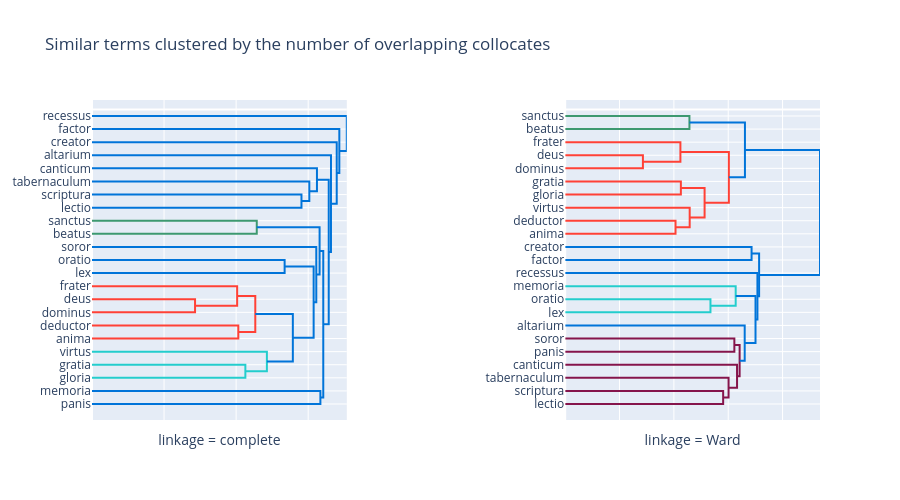

The cell this chart's notebook holds for it:
### Markdown cell above
Distributional similarity *via* collocational overlap may be used to discover term clusters.

### Code cell
# default linkage method = complete
dendro1 = ff.create_dendrogram(collDiffs.all2all(coll_sets)[2], 
                              orientation='left', labels=labels)
# let's switch linkage method to Ward
dendro2 = ff.create_dendrogram(collDiffs.all2all(coll_sets)[2], 
                              orientation='left', labels=labels, linkagefun=lambda x: sch.linkage(x,'ward'))
fig = make_subplots(rows=1, cols=2, horizontal_spacing=0.3)

for data in dendro1['data']:
    fig.add_trace(data, row=1,col=1)
fig.update_xaxes(
    title_text="linkage = complete", row=1, col=1,ticktext=dendro1.layout.yaxis.ticktext,
    showticklabels=False)
fig.update_yaxes(row=1, col=1,ticktext=dendro1.layout.yaxis.ticktext, tickvals=dendro1.layout.yaxis.tickvals)

for data in dendro2['data']:
    fig.add_trace(data, row=1, col=2)
fig.update_xaxes(
    title_text="linkage = Ward", row=1, col=2,
    showticklabels=False)
fig.update_yaxes(row=1, col=2,ticktext=dendro2.layout.yaxis.ticktext, tickvals=dendro2.layout.yaxis.tickvals)


fig.update_layout(title="Similar terms clustered by the number of overlapping collocates",
                  showlegend=False, height=500, width=900)
fig.show()

### Figure 1 — Plotly figure (JSON) as saved in the notebook; plotly's stock layout.template omitted (floating-point values rounded to 4 significant figures)
{"data": [{"hoverinfo": "text", "marker": {"color": "rgb(0,116,217)"}, "mode": "lines", "type": "scatter", "x": [0, 58.14, 58.14, 0], "xaxis": "x", "y": [-65, -65, -75, -75], "yaxis": "y"}, {"hoverinfo": "text", "marker": {"color": "rgb(0,116,217)"}, "mode": "lines", "type": "scatter", "x": [0, 60.32, 60.32, 58.14], "xaxis": "x", "y": [-55, -55, -70, -70], "yaxis": "y"}, {"hoverinfo": "text", "marker": {"color": "rgb(0,116,217)"}, "mode": "lines", "type": "scatter", "x": [0, 62.43, 62.43, 60.32], "xaxis": "x", "y": [-45, -45, -62.5, -62.5], "yaxis": "y"}, {"hoverinfo": "text", "marker": {"color": "rgb(61,153,112)"}, "mode": "lines", "type": "scatter", "x": [0, 45.73, 45.73, 0], "xaxis": "x", "y": [-85, -85, -95, -95], "yaxis": "y"}, {"hoverinfo": "text", "marker": {"color": "rgb(0,116,217)"}, "mode": "lines", "type": "scatter", "x": [0, 53.46, 53.46, 0], "xaxis": "x", "y": [-115, -115, -125, -125], "yaxis": "y"}, {"hoverinfo": "text", "marker": {"color": "rgb(255,65,54)"}, "mode": "lines", "type": "scatter", "x": [0, 28.6, 28.6, 0], "xaxis": "x", "y": [-145, -145, -155, -155], "yaxis": "y"}, {"hoverinfo": "text", "marker": {"color": "rgb(255,65,54)"}, "mode": "lines", "type": "scatter", "x": [0, 40.29, 40.29, 28.6], "xaxis": "x", "y": [-135, -135, -150, -150], "yaxis": "y"}, {"hoverinfo": "text", "marker": {"color": "rgb(255,65,54)"}, "mode": "lines", "type": "scatter", "x": [0, 40.61, 40.61, 0], "xaxis": "x", "y": [-165, -165, -175, -175], "yaxis": "y"}, {"hoverinfo": "text", "marker": {"color": "rgb(255,65,54)"}, "mode": "lines", "type": "scatter", "x": [40.29, 45.32, 45.32, 40.61], "xaxis": "x", "y": [-142.5, -142.5, -170, -170], "yaxis": "y"}, {"hoverinfo": "text", "marker": {"color": "rgb(35,205,205)"}, "mode": "lines", "type": "scatter", "x": [0, 42.57, 42.57, 0], "xaxis": "x", "y": [-195, -195, -205, -205], "yaxis": "y"}, {"hoverinfo": "text", "marker": {"color": "rgb(35,205,205)"}, "mode": "lines", "type": "scatter", "x": [0, 48.54, 48.54, 42.57], "xaxis": "x", "y": [-185, -185, -200, -200], "yaxis": "y"}, {"hoverinfo": "text", "marker": {"color": "rgb(0,116,217)"}, "mode": "lines", "type": "scatter", "x": [45.32, 55.74, 55.74, 48.54], "xaxis": "x", "y": [-156.2, -156.2, -192.5, -192.5], "yaxis": "y"}, {"hoverinfo": "text", "marker": {"color": "rgb(0,116,217)"}, "mode": "lines", "type": "scatter", "x": [53.46, 61.51, 61.51, 55.74], "xaxis": "x", "y": [-120, -120, -174.4, -174.4], "yaxis": "y"}, {"hoverinfo": "text", "marker": {"color": "rgb(0,116,217)"}, "mode": "lines", "type": "scatter", "x": [0, 62.25, 62.25, 61.51], "xaxis": "x", "y": [-105, -105, -147.2, -147.2], "yaxis": "y"}, {"hoverinfo": "text", "marker": {"color": "rgb(0,116,217)"}, "mode": "lines", "type": "scatter", "x": [45.73, 63.17, 63.17, 62.25], "xaxis": "x", "y": [-90, -90, -126.1, -126.1], "yaxis": "y"}, {"hoverinfo": "text", "marker": {"color": "rgb(0,116,217)"}, "mode": "lines", "type": "scatter", "x": [0, 63.39, 63.39, 0], "xaxis": "x", "y": [-215, -215, -225, -225], "yaxis": "y"}, {"hoverinfo": "text", "marker": {"color": "rgb(0,116,217)"}, "mode": "lines", "type": "scatter", "x": [63.17, 64.19, 64.19, 63.39], "xaxis": "x", "y": [-108.0, -108.0, -220, -220], "yaxis": "y"}, {"hoverinfo": "text", "marker": {"color": "rgb(0,116,217)"}, "mode": "lines", "type": "scatter", "x": [62.43, 65.7, 65.7, 64.19], "xaxis": "x", "y": [-53.75, -53.75, -164.0, -164.0], "yaxis": "y"}, {"hoverinfo": "text", "marker": {"color": "rgb(0,116,217)"}, "mode": "lines", "type": "scatter", "x": [0, 66.32, 66.32, 65.7], "xaxis": "x", "y": [-35, -35, -108.9, -108.9], "yaxis": "y"}, {"hoverinfo": "text", "marker": {"color": "rgb(0,116,217)"}, "mode": "lines", "type": "scatter", "x": [0, 67.92, 67.92, 66.32], "xaxis": "x", "y": [-25, -25, -71.94, -71.94], "yaxis": "y"}, {"hoverinfo": "text", "marker": {"color": "rgb(0,116,217)"}, "mode": "lines", "type": "scatter", "x": [0, 68.64, 68.64, 67.92], "xaxis": "x", "y": [-15, -15, -48.47, -48.47], "yaxis": "y"}, {"hoverinfo": "text", "marker": {"color": "rgb(0,116,217)"}, "mode": "lines", "type": "scatter", "x": [0, 70.72, 70.72, 68.64], "xaxis": "x", "y": [-5, -5, -31.74, -31.74], "yaxis": "y"}, {"hoverinfo": "text", "marker": {"color": "rgb(61,153,112)"}, "mode": "lines", "type": "scatter", "x": [0, 45.73, 45.73, 0], "xaxis": "x2", "y": [-5, -5, -15, -15], "yaxis": "y2"}, {"hoverinfo": "text", "marker": {"color": "rgb(255,65,54)"}, "mode": "lines", "type": "scatter", "x": [0, 28.6, 28.6, 0], "xaxis": "x2", "y": [-35, -35, -45, -45], "yaxis": "y2"}, {"hoverinfo": "text", "marker": {"color": "rgb(255,65,54)"}, "mode": "lines", "type": "scatter", "x": [0, 42.4, 42.4, 28.6], "xaxis": "x2", "y": [-25, -25, -40, -40], "yaxis": "y2"}, {"hoverinfo": "text", "marker": {"color": "rgb(255,65,54)"}, "mode": "lines", "type": "scatter", "x": [0, 42.57, 42.57, 0], "xaxis": "x2", "y": [-55, -55, -65, -65], "yaxis": "y2"}, {"hoverinfo": "text", "marker": {"color": "rgb(255,65,54)"}, "mode": "lines", "type": "scatter", "x": [0, 40.61, 40.61, 0], "xaxis": "x2", "y": [-85, -85, -95, -95], "yaxis": "y2"}, {"hoverinfo": "text", "marker": {"color": "rgb(255,65,54)"}, "mode": "lines", "type": "scatter", "x": [0, 45.81, 45.81, 40.61], "xaxis": "x2", "y": [-75, -75, -90, -90], "yaxis": "y2"}, {"hoverinfo": "text", "marker": {"color": "rgb(255,65,54)"}, "mode": "lines", "type": "scatter", "x": [42.57, 51.3, 51.3, 45.81], "xaxis": "x2", "y": [-60, -60, -82.5, -82.5], "yaxis": "y2"}, {"hoverinfo": "text", "marker": {"color": "rgb(255,65,54)"}, "mode": "lines", "type": "scatter", "x": [42.4, 60.23, 60.23, 51.3], "xaxis": "x2", "y": [-32.5, -32.5, -71.25, -71.25], "yaxis": "y2"}, {"hoverinfo": "text", "marker": {"color": "rgb(0,116,217)"}, "mode": "lines", "type": "scatter", "x": [45.73, 66.15, 66.15, 60.23], "xaxis": "x2", "y": [-10, -10, -51.88, -51.88], "yaxis": "y2"}, {"hoverinfo": "text", "marker": {"color": "rgb(0,116,217)"}, "mode": "lines", "type": "scatter", "x": [0, 68.59, 68.59, 0], "xaxis": "x2", "y": [-105, -105, -115, -115], "yaxis": "y2"}, {"hoverinfo": "text", "marker": {"color": "rgb(35,205,205)"}, "mode": "lines", "type": "scatter", "x": [0, 53.46, 53.46, 0], "xaxis": "x2", "y": [-145, -145, -155, -155], "yaxis": "y2"}, {"hoverinfo": "text", "marker": {"color": "rgb(35,205,205)"}, "mode": "lines", "type": "scatter", "x": [0, 62.74, 62.74, 53.46], "xaxis": "x2", "y": [-135, -135, -150, -150], "yaxis": "y2"}, {"hoverinfo": "text", "marker": {"color": "rgb(133,20,75)"}, "mode": "lines", "type": "scatter", "x": [0, 62.26, 62.26, 0], "xaxis": "x2", "y": [-175, -175, -185, -185], "yaxis": "y2"}, {"hoverinfo": "text", "marker": {"color": "rgb(133,20,75)"}, "mode": "lines", "type": "scatter", "x": [0, 58.14, 58.14, 0], "xaxis": "x2", "y": [-215, -215, -225, -225], "yaxis": "y2"}, {"hoverinfo": "text", "marker": {"color": "rgb(133,20,75)"}, "mode": "lines", "type": "scatter", "x": [0, 60.12, 60.12, 58.14], "xaxis": "x2", "y": [-205, -205, -220, -220], "yaxis": "y2"}, {"hoverinfo": "text", "marker": {"color": "rgb(133,20,75)"}, "mode": "lines", "type": "scatter", "x": [0, 63.25, 63.25, 60.12], "xaxis": "x2", "y": [-195, -195, -212.5, -212.5], "yaxis": "y2"}, {"hoverinfo": "text", "marker": {"color": "rgb(133,20,75)"}, "mode": "lines", "type": "scatter", "x": [62.26, 64.2, 64.2, 63.25], "xaxis": "x2", "y": [-180, -180, -203.8, -203.8], "yaxis": "y2"}, {"hoverinfo": "text", "marker": {"color": "rgb(0,116,217)"}, "mode": "lines", "type": "scatter", "x": [0, 66.06, 66.06, 64.2], "xaxis": "x2", "y": [-165, -165, -191.9, -191.9], "yaxis": "y2"}, {"hoverinfo": "text", "marker": {"color": "rgb(0,116,217)"}, "mode": "lines", "type": "scatter", "x": [62.74, 70.04, 70.04, 66.06], "xaxis": "x2", "y": [-142.5, -142.5, -178.4, -178.4], "yaxis": "y2"}, {"hoverinfo": "text", "marker": {"color": "rgb(0,116,217)"}, "mode": "lines", "type": "scatter", "x": [0, 70.75, 70.75, 70.04], "xaxis": "x2", "y": [-125, -125, -160.5, -160.5], "yaxis": "y2"}, {"hoverinfo": "text", "marker": {"color": "rgb(0,116,217)"}, "mode": "lines", "type": "scatter", "x": [68.59, 71.37, 71.37, 70.75], "xaxis": "x2", "y": [-110, -110, -142.7, -142.7], "yaxis": "y2"}, {"hoverinfo": "text", "marker": {"color": "rgb(0,116,217)"}, "mode": "lines", "type": "scatter", "x": [66.15, 93.78, 93.78, 71.37], "xaxis": "x2", "y": [-30.94, -30.94, -126.4, -126.4], "yaxis": "y2"}], "layout": {"height": 500, "showlegend": false, "title": {"text": "Similar terms clustered by the number of overlapping collocates"}, "width": 900, "xaxis": {"anchor": "y", "autorange": true, "domain": [0, 0.35], "range": [0, 70.72], "showticklabels": false, "ticktext": ["recessus", "factor", "creator", "altarium", "canticum", "tabernaculum", "scriptura", "lectio", "sanctus", "beatus", "soror", "oratio", "lex", "frater", "deus", "dominus", "deductor", "anima", "virtus", "gratia", "gloria", "memoria", "panis"], "title": {"text": "linkage = complete"}, "type": "linear"}, "xaxis2": {"anchor": "y2", "autorange": true, "domain": [0.65, 1.0], "range": [0, 93.78], "showticklabels": false, "title": {"text": "linkage = Ward"}, "type": "linear"}, "yaxis": {"anchor": "x", "autorange": true, "domain": [0, 1], "range": [-237.2, 7.222], "ticktext": ["recessus", "factor", "creator", "altarium", "canticum", "tabernaculum", "scriptura", "lectio", "sanctus", "beatus", "soror", "oratio", "lex", "frater", "deus", "dominus", "deductor", "anima", "virtus", "gratia", "gloria", "memoria", "panis"], "tickvals": [-5, -15, -25, -35, -45, -55, -65, -75, -85, -95, -105, -115, -125, -135, -145, -155, -165, -175, -185, -195, -205, -215, -225], "type": "linear"}, "yaxis2": {"anchor": "x2", "autorange": true, "domain": [0, 1], "range": [-237.2, 7.222], "ticktext": ["sanctus", "beatus", "frater", "deus", "dominus", "gratia", "gloria", "virtus", "deductor", "anima", "creator", "factor", "recessus", "memoria", "oratio", "lex", "altarium", "soror", "panis", "canticum", "tabernaculum", "scriptura", "lectio"], "tickvals": [-5, -15, -25, -35, -45, -55, -65, -75, -85, -95, -105, -115, -125, -135, -145, -155, -165, -175, -185, -195, -205, -215, -225], "type": "linear"}}}
